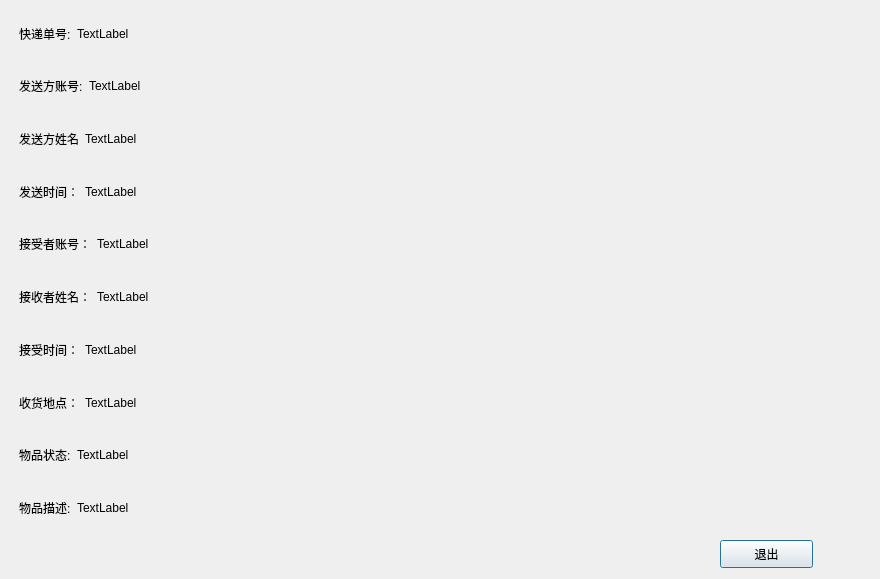
<?xml version="1.0" encoding="UTF-8"?>
<ui version="4.0">
 <class>PackageInfoWindow</class>
 <widget class="QDialog" name="PackageInfoWindow">
  <property name="geometry">
   <rect>
    <x>0</x>
    <y>0</y>
    <width>880</width>
    <height>579</height>
   </rect>
  </property>
  <property name="windowTitle">
   <string>Dialog</string>
  </property>
  <widget class="QPushButton" name="btn_Quit">
   <property name="geometry">
    <rect>
     <x>720</x>
     <y>540</y>
     <width>93</width>
     <height>28</height>
    </rect>
   </property>
   <property name="text">
    <string>退出</string>
   </property>
  </widget>
  <widget class="QWidget" name="widget_5" native="true">
   <property name="geometry">
    <rect>
     <x>10</x>
     <y>10</y>
     <width>751</width>
     <height>521</height>
    </rect>
   </property>
   <layout class="QVBoxLayout" name="verticalLayout">
    <item>
     <widget class="QWidget" name="widget" native="true">
      <layout class="QHBoxLayout" name="horizontalLayout">
       <item>
        <widget class="QLabel" name="label">
         <property name="text">
          <string>快递单号:</string>
         </property>
        </widget>
       </item>
       <item>
        <widget class="QLabel" name="Index_Line">
         <property name="sizePolicy">
          <sizepolicy hsizetype="Preferred" vsizetype="Preferred">
           <horstretch>20</horstretch>
           <verstretch>0</verstretch>
          </sizepolicy>
         </property>
         <property name="text">
          <string>TextLabel</string>
         </property>
        </widget>
       </item>
      </layout>
     </widget>
    </item>
    <item>
     <widget class="QWidget" name="widget_2" native="true">
      <layout class="QHBoxLayout" name="horizontalLayout_2">
       <item>
        <widget class="QLabel" name="label_3">
         <property name="text">
          <string>发送方账号:</string>
         </property>
        </widget>
       </item>
       <item>
        <widget class="QLabel" name="SenderUsername_Line">
         <property name="sizePolicy">
          <sizepolicy hsizetype="Preferred" vsizetype="Preferred">
           <horstretch>20</horstretch>
           <verstretch>0</verstretch>
          </sizepolicy>
         </property>
         <property name="text">
          <string>TextLabel</string>
         </property>
        </widget>
       </item>
      </layout>
     </widget>
    </item>
    <item>
     <widget class="QWidget" name="widget_4" native="true">
      <layout class="QHBoxLayout" name="horizontalLayout_4">
       <item>
        <widget class="QLabel" name="label_7">
         <property name="text">
          <string>发送方姓名</string>
         </property>
        </widget>
       </item>
       <item>
        <widget class="QLabel" name="SenderName_Line">
         <property name="sizePolicy">
          <sizepolicy hsizetype="Preferred" vsizetype="Preferred">
           <horstretch>20</horstretch>
           <verstretch>0</verstretch>
          </sizepolicy>
         </property>
         <property name="text">
          <string>TextLabel</string>
         </property>
        </widget>
       </item>
      </layout>
     </widget>
    </item>
    <item>
     <widget class="QWidget" name="widget_6" native="true">
      <layout class="QHBoxLayout" name="horizontalLayout_5">
       <item>
        <widget class="QLabel" name="label_6">
         <property name="text">
          <string>发送时间：</string>
         </property>
        </widget>
       </item>
       <item>
        <widget class="QLabel" name="SenderTime">
         <property name="sizePolicy">
          <sizepolicy hsizetype="Preferred" vsizetype="Preferred">
           <horstretch>20</horstretch>
           <verstretch>0</verstretch>
          </sizepolicy>
         </property>
         <property name="text">
          <string>TextLabel</string>
         </property>
        </widget>
       </item>
      </layout>
     </widget>
    </item>
    <item>
     <widget class="QWidget" name="widget_7" native="true">
      <layout class="QHBoxLayout" name="horizontalLayout_6">
       <item>
        <widget class="QLabel" name="label_8">
         <property name="text">
          <string>接受者账号：</string>
         </property>
        </widget>
       </item>
       <item>
        <widget class="QLabel" name="RecvUsername_Line">
         <property name="sizePolicy">
          <sizepolicy hsizetype="Preferred" vsizetype="Preferred">
           <horstretch>20</horstretch>
           <verstretch>0</verstretch>
          </sizepolicy>
         </property>
         <property name="text">
          <string>TextLabel</string>
         </property>
        </widget>
       </item>
      </layout>
     </widget>
    </item>
    <item>
     <widget class="QWidget" name="widget_9" native="true">
      <layout class="QHBoxLayout" name="horizontalLayout_8">
       <item>
        <widget class="QLabel" name="label_10">
         <property name="text">
          <string>接收者姓名：</string>
         </property>
        </widget>
       </item>
       <item>
        <widget class="QLabel" name="RecvName_Line">
         <property name="sizePolicy">
          <sizepolicy hsizetype="Preferred" vsizetype="Preferred">
           <horstretch>20</horstretch>
           <verstretch>0</verstretch>
          </sizepolicy>
         </property>
         <property name="text">
          <string>TextLabel</string>
         </property>
        </widget>
       </item>
      </layout>
     </widget>
    </item>
    <item>
     <widget class="QWidget" name="widget_8" native="true">
      <layout class="QHBoxLayout" name="horizontalLayout_7">
       <item>
        <widget class="QLabel" name="label_9">
         <property name="text">
          <string>接受时间：</string>
         </property>
        </widget>
       </item>
       <item>
        <widget class="QLabel" name="RecvTime">
         <property name="sizePolicy">
          <sizepolicy hsizetype="Preferred" vsizetype="Preferred">
           <horstretch>20</horstretch>
           <verstretch>0</verstretch>
          </sizepolicy>
         </property>
         <property name="text">
          <string>TextLabel</string>
         </property>
        </widget>
       </item>
      </layout>
     </widget>
    </item>
    <item>
     <widget class="QWidget" name="widget_11" native="true">
      <layout class="QHBoxLayout" name="horizontalLayout_10">
       <item>
        <widget class="QLabel" name="label_11">
         <property name="text">
          <string>收货地点：</string>
         </property>
        </widget>
       </item>
       <item>
        <widget class="QLabel" name="Addr_Line">
         <property name="sizePolicy">
          <sizepolicy hsizetype="Preferred" vsizetype="Preferred">
           <horstretch>20</horstretch>
           <verstretch>0</verstretch>
          </sizepolicy>
         </property>
         <property name="text">
          <string>TextLabel</string>
         </property>
        </widget>
       </item>
      </layout>
     </widget>
    </item>
    <item>
     <widget class="QWidget" name="widget_3" native="true">
      <layout class="QHBoxLayout" name="horizontalLayout_3">
       <item>
        <widget class="QLabel" name="Balance_Line2">
         <property name="text">
          <string>物品状态:</string>
         </property>
        </widget>
       </item>
       <item>
        <widget class="QLabel" name="PkgStatus_Line">
         <property name="sizePolicy">
          <sizepolicy hsizetype="Preferred" vsizetype="Preferred">
           <horstretch>20</horstretch>
           <verstretch>0</verstretch>
          </sizepolicy>
         </property>
         <property name="text">
          <string>TextLabel</string>
         </property>
        </widget>
       </item>
      </layout>
     </widget>
    </item>
    <item>
     <widget class="QWidget" name="widget_10" native="true">
      <layout class="QHBoxLayout" name="horizontalLayout_9">
       <item>
        <widget class="QLabel" name="Balance_Line2_2">
         <property name="text">
          <string>物品描述:</string>
         </property>
        </widget>
       </item>
       <item>
        <widget class="QLabel" name="PkgRemark">
         <property name="sizePolicy">
          <sizepolicy hsizetype="Preferred" vsizetype="Preferred">
           <horstretch>20</horstretch>
           <verstretch>0</verstretch>
          </sizepolicy>
         </property>
         <property name="text">
          <string>TextLabel</string>
         </property>
        </widget>
       </item>
      </layout>
     </widget>
    </item>
   </layout>
  </widget>
 </widget>
 <resources/>
 <connections/>
</ui>
